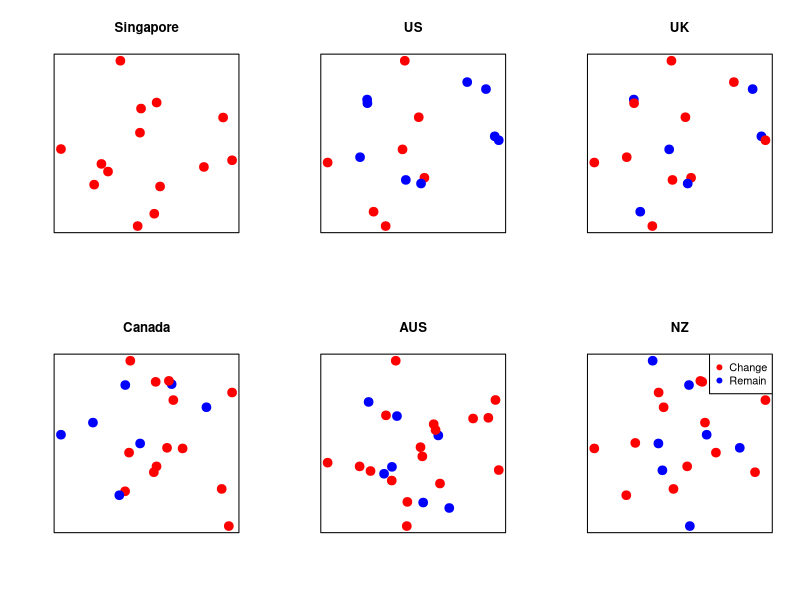
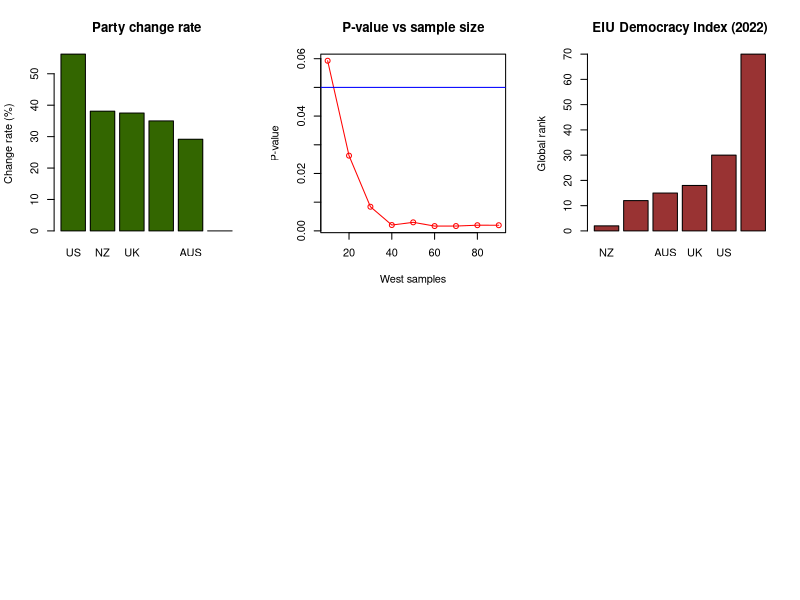

The R source for these figures, in order:
## ---- chunk 1
knitr::opts_chunk$set(echo = TRUE)

library(dplyr)
library(tidyverse)
library(tibble)
library(knitr)
library(gmp)

# lists election results by country for singapore and the west
Singapore <- tibble(
  country = c(rep("Singapore",14)),
  election = c(1959,1963,1968,1972,1976,1980,1984,1988,1991,2001,2006,2011,2015,2020),
  change = c(rep(0,14))
)
US <- tibble(
  country = c(rep("US",16)),
  election = c(1960,1964,1968,1972,1976,1980,1984,1988,1992,1996,2000,2004,2008,2012,2016,2020),
  change = c(1,0,1,0,1,1,0,0,1,0,1,0,1,0,1,1)
)
UK <- tibble(
  country = c(rep("UK",16)),
  election = c(1964,1966,1970,1974,1974,1979,1983,1987,1992,1997,2001,2005,2010,2015,2017,2019),
  change = c(1,0,1,1,0,1,0,0,0,1,0,0,1,0,0,0)
)
Canada <- tibble(
  country = c(rep("Canada",20)),
  election = c(1962,1963,1965,1968,1972,1974,1979,1980,1984,1988,1993,1997,2000,2004,2006,2008,2011,2015,2019,2021),
  change = c(0,1,0,0,0,0,1,1,1,0,1,0,0,0,1,0,0,1,0,0)
)
AUS <- tibble(
  country = c(rep("AUS",24)),
  election = c(1961,1963,1966,1969,1972,1974,1975,1977,1980,1983,1984,1987,1990,1993,1996,1998,2001,2004,2007,2010,2013,2016,2019,2022),
  change = c(0,0,0,0,1,0,1,0,0,1,0,0,0,0,1,0,0,0,1,0,1,0,0,1)
)
NZ <- tibble(
  country = c(rep("NZ",21)),
  election = c(1960,1963,1966,1969,1972,1975,1978,1981,1984,1987,1990,1993,1996,1999,2002,2005,2008,2011,2014,2017,2020),
  change = c(1,0,0,0,1,1,0,0,1,0,1,0,0,1,0,0,1,0,0,1,0)
)

## ---- chunk 2

# gets a scatter plot of election results between UK and Singapore
get_scatter <- function(df, title='') {
  n <- nrow(df)
  color <- list()
  for(i in 1:nrow(df)) {
    color[i] <- if(df$change[i]==0) 'red' else 'blue'
  }
  set.seed(123)
  c <- tibble(
    height = rnorm(n, mean=5, sd=1.2),
    width = rnorm(n, mean=5, sd=1.25),
    change = unlist(color)
  )
  plot(c$height, c$width, 
       xaxt='n', yaxt='n', 
       pch=19, cex=1.75, col=c$change, 
       xlab='', ylab='', main = title)
}
par(mfrow = c(2, 3))
get_scatter(Singapore, 'Singapore')
get_scatter(US, 'US')
get_scatter(UK, 'UK')
get_scatter(Canada, 'Canada')
get_scatter(AUS, 'AUS')
get_scatter(NZ, 'NZ')
legend("topright", inset = c(0, 0),
       legend = c("Change","Remain"),
       pch = 19,
       col = c('red', 'blue'))

## ---- chunk 3

# print the change ratio of each country
change_ratio <- function(country) {
  return(sum(country$change)/length(country$election))
}

# returns data on on the change rate of each country
get_change_ratios <- function(countries) {
  change_rate <- list()
  for(i in 1:length(countries)) {
    change_rate[i] = (change_ratio(eval(parse(text=countries[i])))*100)
  }
  # creates and returns an ordered data frame of each country's change rate
  change_rate_df <- tibble(country=countries, change_rate=unlist(change_rate))
  return(change_rate_df[order(change_rate_df$change_rate,decreasing=TRUE),])
}
# creates a data frame of the change rate results
change_rate_df <- get_change_ratios(c("Singapore", "US", "UK", "Canada", "AUS","NZ"))

# creates a barplot of countries by change rate
barplot(change_rate_df$change_rate, names.arg=c(pull(change_rate_df[1])), 
        col="#336600", ylab="Change rate (%)", main="Party change rate")

## ---- chunk 4

# combines western democracies into a single data frame for analysis
west <- US %>% rbind(UK) %>% rbind(Canada) %>% rbind(AUS) %>% rbind(NZ)

# displays a contingency table
contingency_table <- tibble(
  change = c("Change", "Remain"),
  Singapore = c(sum(Singapore$change), sum(Singapore$change==0)),
  West = c(sum(west$change),sum(west$change==0))
)
table <- column_to_rownames(contingency_table, "change")
kable(table)

## ---- chunk 5

# combines western democracies into a single data frame for analysis
west <- US %>% rbind(UK) %>% rbind(Canada) %>% rbind(AUS) %>% rbind(NZ)

# fisher's exact test (one-tailed p-values)
fishers_test <- function(var_1,var_2,one_tail=FALSE) {
  # two tailed p-value calculation (by default)
  if(one_tail==TRUE) {
    # creates contingency table variables
    a = as.bigz(sum(var_1==1))
    b = as.bigz(sum(var_2==1))
    c = as.bigz(sum(var_1==0))
    d = as.bigz(sum(var_2==0))
    n = a+b+c+d
    # one-tailed p-value calculation (if chosen)
    nom = factorial(a+b)*factorial(c+d)*factorial(a+c)*factorial(b+d)
    denom = factorial(n)*factorial(a)*factorial(b)*factorial(c)*factorial(d)
    return(as.numeric(nom/denom))
  }
  else if(one_tail==FALSE) {
    df = tibble(singapore = c(sum(var_1==0), sum(var_1==1)), 
                west = c(sum(var_2==0), sum(var_2==1)))
    result <- fisher.test(df)
    return(result$p.value)
  }
}
# returns the likelihood Singaporean election results occurred by chance
result <- fishers_test(Singapore$change, west$change, one_tail=TRUE)


## ---- chunk 6

# returns the results of fisher's exact test using different sample sizes
get_samples_results <- function(a,b,samples) {
  # lists the samples results at different sizes
  sample_results <- list()
  for(i in 1:length(samples)) {
    # sets seed for sample reproducibility.
    set.seed(123)
    sample_results[i] <- fishers_test(a, sample(b, samples[i]))
  }
  # creates a data frame for sample size and resulting p-values
  sample_results_df <- tibble(
    size = samples,
    results = unlist(sample_results)
  )
  return(sample_results_df)
}
# plots the decline in the p-value as sample size increases
sample_results_df <- get_samples_results(Singapore$change, west$change, c(seq(10,90,10)))
plot(sample_results_df$size, sample_results_df$results, type="o", col="red", xlab="West samples", ylab="P-value", main = "P-value vs sample size")
abline(h=0.05, col="blue")


## ---- chunk 7

# creates a data frame of singapore vs the west EIU demcoracy index
EIU <- tibble(
  country = c("Singapore", "US", "UK", "Canada", "AUS", "NZ"),
  rank = c(70, 30, 18, 12, 15, 2)
)

# orders countries by rank
EIU <- EIU[order(EIU$rank,decreasing=FALSE),]

# creates a barplot of countries by the Economist's assessment of their democracy
barplot(EIU$rank, names.arg=c(pull(EIU[1])), col="#993333", 
        main="EIU Democracy Index (2022)",  ylab="Global rank")
